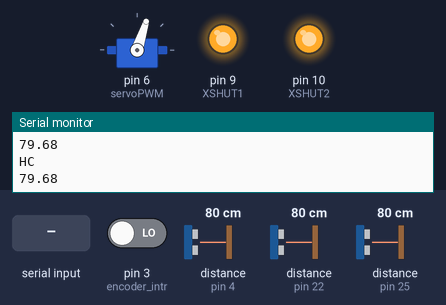
The sketch below on a simulated Arduino Uno, built with avr-gcc and run on an emulated ATmega328P. Parts: servo, output pins drawn as LEDs (lit = HIGH), the last lines printed to the serial monitor. Wiring (inferred from the names in the program): ultrasonic range finder: trigger pin 5; echo pin 4. Inputs (shaded band) come from the test bench; at power-on: pin 3 (encoder_intr) LOW, distance to the obstacle (sensors on pin 4, pin 22, pin 25) 80 cm. The echo pulse lasts 58.3 µs per cm; pins used as bus, display or sensor lines are not drawn.

Above: at 4.2 s.
4.3 s: "startmapping\n" received over Serial
At 5.81 s:
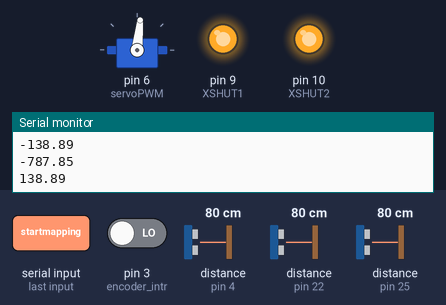
At 6.76 s:
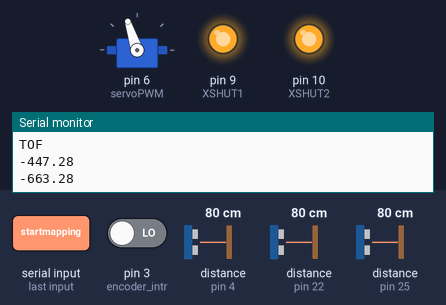
7.3 s: "stopmapping\n" received over Serial
At 7.3 s:
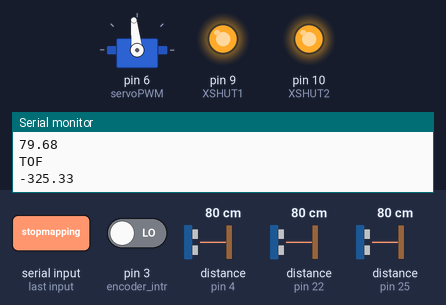
Timing chart, 0 to 10.3 s (numbered marks = the images above; inputs shaded):
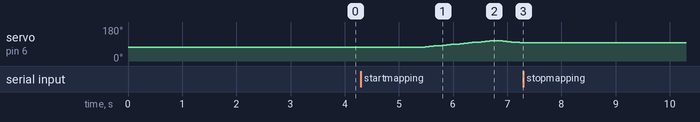

Measured:
- after the input at 4.3 s, servo on pin 6 (servoPWM): rises from 72° to 108° in 1.3 s, then falls to 96° in 0.48 s
- after the input at 7.3 s, servo on pin 6 (servoPWM): stops changing and stays 96°

The sketch:

sensor_pub.ino
```cpp
/*
 * Author: Geffen Cooper
 *
 * Arduino Sensor Suite Code for RC Car robot
 */


#define RUN_ALL
//#define TEST_MODE


// ====================== Libs for I2C, TOF sensor, and Servo motor ==========================

#include <Wire.h>
#include <VL53L0X.h>
#include <Servo.h>
#include <TimerOne.h>


// ========================================= PINS ============================================

#define XSHUT1 9            // TOF1 reset
#define XSHUT2 10           // TOF2 reset
#define servoPWM 6          // TOF servo pwm signal
#define trigPin 5           // ultrasonic receive
#define echoPin 4           // ultrasonic send
#define encoder_intr 3      // encoder interrupt


// ======================================= Objects ===========================================

// TOF sensor objects
VL53L0X sensor;
VL53L0X sensor2;

// servo object
Servo tofMount;


// ================================== Global variables ========================================

double theta_turn = 72;           // servo position (0 - 180 degrees), tof_servo 'home state' is 72 degrees
double theta_raw = 0;             // servo displacement in radians, 0 displacement = at 'home state' position
double tt_delta = 2;              // (2 degrees), incremental change of servo position
double tr_delta = 0.0349;         // (2 degrees = 0.0349 radians), incremental displacement
bool dir = true;                  // direction which servo is currently turning -->  true = CCW    false = CW
bool is_mapping = false;          // activate TOF mapping
float duration, distance;         // ultrasonic sensor sound wave readings
bool last_state = false;          // stores last encoder state
bool curr_state = false;          // stores current encoder state
int interrupt_count = 0;          // counts the number of times encoder state change triggered
int little_wheel_rotations = 0;   // 12 state changes is a rotation
float total_distance = 0;         // distance traveled by car


// ============================================= SETUP ========================================

void setup()
{
  Serial.begin(9600);

  #ifdef RUN_ALL

  Serial.println("INIT SENSORS");

  init_servo();
  init_tof_sensors();
  init_encoder();
  init_ultrasonic();

  delay(2000);

  Serial.println("initialized");

  // read initial encoder state
  last_state = curr_state;
  curr_state = digitalRead(encoder_intr);

  #endif
}


// ================================================ Main Loop =====================================

void loop()
{

  #ifdef RUN_ALL
  update_ultrasonic(); // sends distance value over serial
  update_mapping_state();
  // update_encoder(); // sends distance rotated

  if(is_mapping)
  {
    tofMount.write(theta_turn); // every iteration of the loop, turn the servo one increment

    update_tof();

    // once reach threshold, reverse the direction
    if(theta_turn > 106 && dir == true)
    {
      tt_delta*=-1;
      tr_delta*=-1;
      dir = false;
    }
    else if(theta_turn < 36 && dir == false)
    {
      tt_delta*=-1;
      tr_delta*=-1;
      dir = true;
    }


    // increment theta
    theta_turn += tt_delta;
    theta_raw += tr_delta;
    delay(5);
  }

  #endif


  #ifdef TEST_MODE
  run_tests();
  #endif
}


// ============== init functions ===============

void init_tof_sensors()
{
  Serial.println("INIT TOF SENSORS");

  pinMode(XSHUT1, OUTPUT);
  pinMode(XSHUT2, OUTPUT);

  // turn off both TOF sensors (pulled high by default)
  digitalWrite(XSHUT1, LOW);
  digitalWrite(XSHUT2, LOW);

  delay(500);
  Wire.begin();


  // TOF SENSOR 1 i2c init address
  digitalWrite(XSHUT1, HIGH);
  delay(150);
  Serial.println("00");
  sensor.init(true);
  Serial.println("01");
  delay(100);
  sensor.setAddress((uint8_t)22);
  Serial.println("02");

  // TOF SENSOR 2 i2c init address
  digitalWrite(XSHUT2, HIGH);
  delay(150);
  sensor2.init(true);
  Serial.println("03");
  delay(100);
  sensor2.setAddress((uint8_t)25);
  Serial.println("04");


  Serial.println("");
  Serial.println("addresses set");
  Serial.println("");

  sensor.setTimeout(500);
  sensor2.setTimeout(500);
}

void init_servo()
{
  Serial.println("INIT SERVO");

  tofMount.attach(servoPWM); // servo PWM pin
  tofMount.write(theta_turn); // start at home state
}

void init_encoder()
{
  Serial.println("INIT ENCODER");
  pinMode(encoder_intr, INPUT);
}

void init_ultrasonic()
{
  pinMode(trigPin, OUTPUT);
  pinMode(echoPin, INPUT);
}

// ========================= Sensor Funcs ===============


void update_ultrasonic()
{
  // send and receive wave
  digitalWrite(trigPin, LOW);
  delayMicroseconds(2);
  digitalWrite(trigPin, HIGH);
  delayMicroseconds(10);
  digitalWrite(trigPin, LOW);

  // calculate distance
  duration = pulseIn(echoPin, HIGH);
  distance = (duration*.0343)/2;

  // Send ultrasnoic sensor readings over serial
  Serial.println("HC"); Serial.println(distance);
}

void update_tof()
{
    Serial.println("TOF");
    // read the distance for each TOF sensor
    long d1 = (sensor.readRangeSingleMillimeters());
    long d2 = (sensor2.readRangeSingleMillimeters());

    // Sensor 1
    if (sensor.timeoutOccurred())
    {
      Serial.println("_________________________________");
      Serial.print("Distance FWD (READING): ");
      Serial.println(" TIMEOUT");
      Serial.println("_________________________________");
      Serial.println("");
    }
    else
    {
      // calculate coordinates
      double x = d1*sin(-1*theta_raw);
      double y = -1*d1*cos(-1*theta_raw);
      Serial.println(x);
      Serial.println(y);
    }

    // Sensor 2
    if (sensor2.timeoutOccurred())
    {
      Serial.println("_________________________________");
      Serial.print("Distance FLT (READING): ");
      Serial.println(" TIMEOUT");
      Serial.println("_________________________________");
      Serial.println("");
    }
    else
    {
      //Serial.println(d2);
      double x = d2*sin(theta_raw);
      double y = d2*cos(theta_raw);
      Serial.println(x);
      Serial.println(y);
    }
}

void update_mapping_state()
{
  if (Serial.available() > 0)
  {
    String data = Serial.readStringUntil('\n');
    if(data == "startmapping")
    {
      is_mapping = true;
      Serial.println("Started Mapping");
      delay(1000);
    }
    else if(data == "stopmapping")
    {
      is_mapping = false;
      Serial.println("Stoped Mapping");
      delay(5000);
    }
  }
}

void update_encoder()
{
  // 12 interrupts = 1 encoder rotation = 3.14159 in
  // 4 encoder rotations = 1 wheel rotation

  // 48 encoder rotations = 1 wheel rotation


  last_state = curr_state;
  curr_state = digitalRead(encoder_intr);

  if(curr_state != last_state)
  {
    interrupt_count += 1;
  }

  if(interrupt_count == 12)
  {
    little_wheel_rotations += 1;
    total_distance += 3.14159;
    interrupt_count = 0;
  }
  Serial.print("EC============================================="); Serial.println(total_distance);
}


// ====================== Test Functions =================
void run_tests()
{
  // test_tof_servo();
  // test_tof_sensors();
  // test_tof_with_servo();
  // test_encoder();
  // test_ultrasonic();
}

void test_tof_servo()
{
  Serial.println("TEST SERVO");
  init_servo();

  while(true)
  {
    tofMount.write(theta_turn); // every iteration of the loop, turn the servo one increment
    delay(50);
    // once reach threshold, reverse the direction
    if(theta_turn > 106 && dir == true)
    {
      tt_delta*=-1;
      tr_delta*=-1;
      dir = false;
    }
    else if(theta_turn < 36 && dir == false)
    {
      tt_delta*=-1;
      tr_delta*=-1;
      dir = true;
    }

    // increment theta
    theta_turn += tt_delta;
    theta_raw += tr_delta;
  }
}


void test_tof_sensors()
{
  Serial.println("TESTING TOF SENSORS");
  init_tof_sensors();
  while(true)
  {
    update_tof();
  }
}

void test_tof_with_servo()
{
    Serial.println("TESTING TOF SENSORS WITH SERVO");

    init_servo();
    init_tof_sensors();
    delay(3000);

    while(true)
    {
      tofMount.write(theta_turn); // every iteration of the loop, turn the servo one increment

      update_tof();

      // once reach threshold, reverse the direction
      if(theta_turn > 106 && dir == true)
      {
        tt_delta*=-1;
        tr_delta*=-1;
        dir = false;
      }
      else if(theta_turn < 36 && dir == false)
      {
        tt_delta*=-1;
        tr_delta*=-1;
        dir = true;
      }


      // increment theta
      theta_turn += tt_delta;
      theta_raw += tr_delta;
      delay(10);
    }
}

void test_encoder()
{
  init_encoder();
  Serial.println("TESTING ENCODER");
  while(true)
  {
    update_encoder();
  }
}

void test_ultrasonic()
{
  init_ultrasonic();
  while(true)
  {
    update_ultrasonic();
  }
}
```
